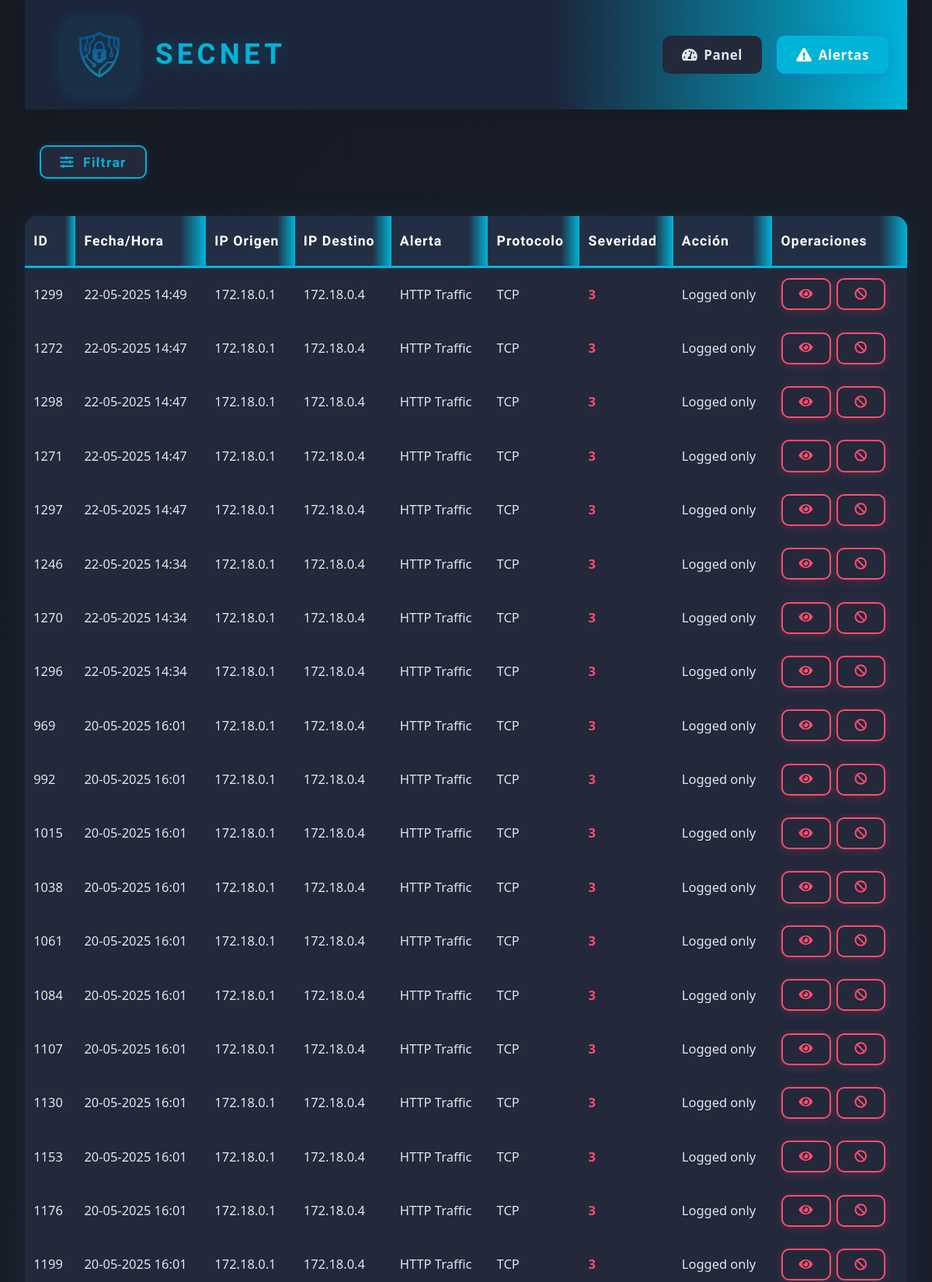
Screenshot of /web-interface/alerts.php (upper part) with the database file from the repository.
### tables this page shows
CREATE TABLE alerts (        id INTEGER PRIMARY KEY AUTOINCREMENT,        timestamp TEXT,        src_ip TEXT,        dest_ip TEXT,        alert_message TEXT,        severity INTEGER,        protocol TEXT,        action_taken TEXT,        raw_data TEXT    );

### web-interface/alerts.php (the view, shortened to what this page needs)
<!DOCTYPE html>
<html lang="es">
<head>
    <link rel="stylesheet" href="css/style.css">
    <link rel="stylesheet" href="https://cdnjs.cloudflare.com/ajax/libs/font-awesome/5.15.3/css/all.min.css">
</head>
<body>
    <div class="container">
        <header>
            <div class="logo-container">
                <a href="index.php" style="display:flex;align-items:center;text-decoration:none;">
                    <img src="assets/logo.png" alt="Logo">
                    <h1 style="font-family: 'Orbitron', sans-serif;">SecNet</h1>
                </a>
            </div>
            <nav>
                <ul>
                    <li><a href="index.php"><i class="fas fa-tachometer-alt"></i> Panel</a></li>
                    <li><a href="alerts.php" class="active"><i class="fas fa-exclamation-triangle"></i> Alertas</a></li>
                </ul>
            </nav>
        </header>
        <main>
            <section class="alerts-section">
                <button id="toggleFiltersBtn" class="filter-button" type="button" style="margin-bottom:1.2rem;"><i class="fas fa-sliders-h"></i> Filtrar</button>
                <div class="alerts-table">
                    <table class="tech-table">
                        <thead>
                            <tr>
                                <th>ID</th>
                                <th>Fecha/Hora</th>
                                <th>IP Origen</th>
                                <th>IP Destino</th>
                                <th>Alerta</th>
                                <th>Protocolo</th>
                                <th>Severidad</th>
                                <th>Acción</th>
                                <th>Operaciones</th>
                            </tr>
                        </thead>
                        <tbody>
                            <?php
                            $db = new SQLite3('/var/www/html/database/alerts.db');
                            $query = "SELECT * FROM alerts WHERE 1=1";
                            $query .= " ORDER BY timestamp DESC LIMIT 100";
                            $stmt = $db->prepare($query);
                            $results = $stmt->execute();
                            while ($row = $results->fetchArray(SQLITE3_ASSOC)) {
                                $severity_class = ($row['severity'] >= 2) ? 'high' : (($row['severity'] == 1) ? 'medium' : 'low');
                                echo '<tr>';
                                echo '<td>' . $row['id'] . '</td>';
                                echo '<td>' . date('d-m-Y H:i', strtotime($row['timestamp'])) . '</td>';
                                echo '<td>' . htmlspecialchars($row['src_ip']) . '</td>';
                                echo '<td>' . htmlspecialchars($row['dest_ip']) . '</td>';
                                echo '<td>' . htmlspecialchars($row['alert_message']) . '</td>';
                                echo '<td>' . htmlspecialchars($row['protocol']) . '</td>';
                                echo '<td class="severity ' . $severity_class . '">' . $row['severity'] . '</td>';
                                echo '<td>' . htmlspecialchars($row['action_taken']) . '</td>';
                                echo '<td>';
                                echo '<button class="action-btn alerta details-button" onclick="viewAlertDetails(' . $row['id'] . ')"><i class="fas fa-eye"></i></button> ';
                                echo '<button class="action-btn alerta block-button" onclick="blockIP(\'' . htmlspecialchars($row['src_ip']) . '\')"><i class="fas fa-ban"></i></button>';
                                echo '</td>';
                                echo '</tr>';
                            }
                            ?>
                        </tbody>
                    </table>
                </div>
            </section>
        </main>
    </div>
</body>
</html>

### rows the page displays
alerts: id "1299", timestamp "22-05-2025 14:49", src_ip "172.18.0.1", dest_ip "172.18.0.4", alert_message "HTTP Traffic", protocol "TCP", severity "3", action_taken "Logged only"
alerts: id "1272", timestamp "22-05-2025 14:47", src_ip "172.18.0.1", dest_ip "172.18.0.4", alert_message "HTTP Traffic", protocol "TCP", severity "3", action_taken "Logged only"
alerts: id "1298", timestamp "22-05-2025 14:47", src_ip "172.18.0.1", dest_ip "172.18.0.4", alert_message "HTTP Traffic", protocol "TCP", severity "3", action_taken "Logged only"
alerts: id "1271", timestamp "22-05-2025 14:47", src_ip "172.18.0.1", dest_ip "172.18.0.4", alert_message "HTTP Traffic", protocol "TCP", severity "3", action_taken "Logged only"
alerts: id "1297", timestamp "22-05-2025 14:47", src_ip "172.18.0.1", dest_ip "172.18.0.4", alert_message "HTTP Traffic", protocol "TCP", severity "3", action_taken "Logged only"
alerts: id "1246", timestamp "22-05-2025 14:34", src_ip "172.18.0.1", dest_ip "172.18.0.4", alert_message "HTTP Traffic", protocol "TCP", severity "3", action_taken "Logged only"
alerts: id "1270", timestamp "22-05-2025 14:34", src_ip "172.18.0.1", dest_ip "172.18.0.4", alert_message "HTTP Traffic", protocol "TCP", severity "3", action_taken "Logged only"
alerts: id "1296", timestamp "22-05-2025 14:34", src_ip "172.18.0.1", dest_ip "172.18.0.4", alert_message "HTTP Traffic", protocol "TCP", severity "3", action_taken "Logged only"
alerts: id "969", timestamp "20-05-2025 16:01", src_ip "172.18.0.1", dest_ip "172.18.0.4", alert_message "HTTP Traffic", protocol "TCP", severity "3", action_taken "Logged only"
alerts: id "992", timestamp "20-05-2025 16:01", src_ip "172.18.0.1", dest_ip "172.18.0.4", alert_message "HTTP Traffic", protocol "TCP", severity "3", action_taken "Logged only"
alerts: id "1015", timestamp "20-05-2025 16:01", src_ip "172.18.0.1", dest_ip "172.18.0.4", alert_message "HTTP Traffic", protocol "TCP", severity "3", action_taken "Logged only"
alerts: id "1038", timestamp "20-05-2025 16:01", src_ip "172.18.0.1", dest_ip "172.18.0.4", alert_message "HTTP Traffic", protocol "TCP", severity "3", action_taken "Logged only"
alerts: id "1061", timestamp "20-05-2025 16:01", src_ip "172.18.0.1", dest_ip "172.18.0.4", alert_message "HTTP Traffic", protocol "TCP", severity "3", action_taken "Logged only"
alerts: id "1084", timestamp "20-05-2025 16:01", src_ip "172.18.0.1", dest_ip "172.18.0.4", alert_message "HTTP Traffic", protocol "TCP", severity "3", action_taken "Logged only"
alerts: id "1107", timestamp "20-05-2025 16:01", src_ip "172.18.0.1", dest_ip "172.18.0.4", alert_message "HTTP Traffic", protocol "TCP", severity "3", action_taken "Logged only"
alerts: id "1130", timestamp "20-05-2025 16:01", src_ip "172.18.0.1", dest_ip "172.18.0.4", alert_message "HTTP Traffic", protocol "TCP", severity "3", action_taken "Logged only"
alerts: id "1153", timestamp "20-05-2025 16:01", src_ip "172.18.0.1", dest_ip "172.18.0.4", alert_message "HTTP Traffic", protocol "TCP", severity "3", action_taken "Logged only"
alerts: id "1176", timestamp "20-05-2025 16:01", src_ip "172.18.0.1", dest_ip "172.18.0.4", alert_message "HTTP Traffic", protocol "TCP", severity "3", action_taken "Logged only"
alerts: id "1199", timestamp "20-05-2025 16:01", src_ip "172.18.0.1", dest_ip "172.18.0.4", alert_message "HTTP Traffic", protocol "TCP", severity "3", action_taken "Logged only"
